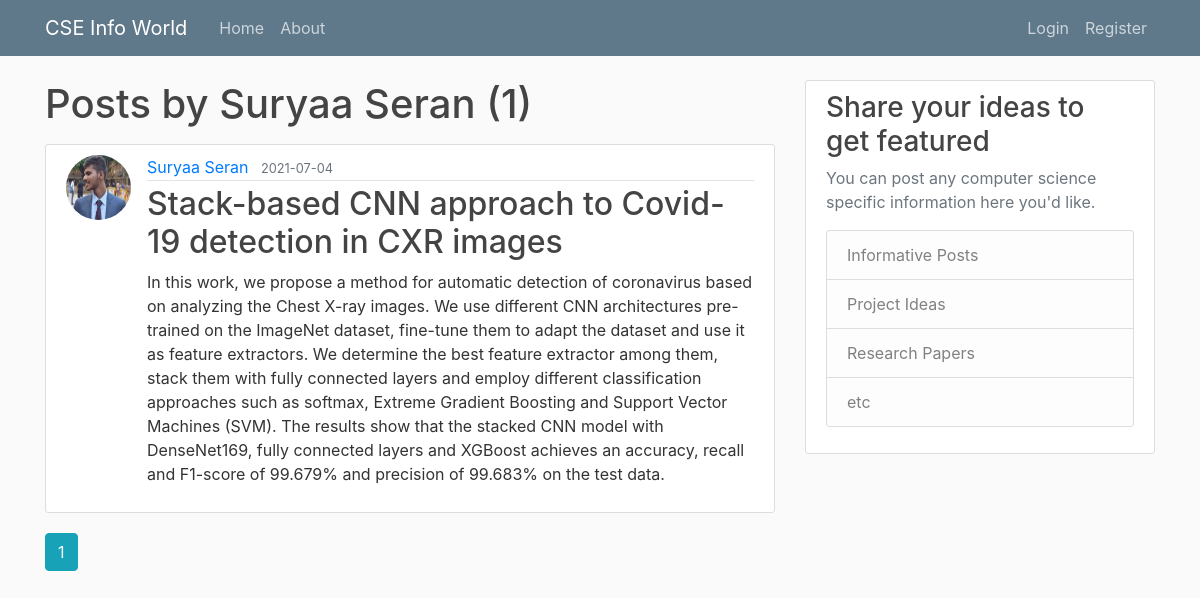
/user/Suryaa Seran, run on the app's committed database.
### flaskblog/models.py (models this page shows, shortened)
class User(db.Model, UserMixin):
    id = db.Column(db.Integer, primary_key=True)
    username = db.Column(db.String(20), unique=True, nullable=False)
    email = db.Column(db.String(120), unique=True, nullable=False)
    image_file = db.Column(db.String(20), nullable=False, default='default.jpg')
    password = db.Column(db.String(60), nullable=False)
    posts = db.relationship('Post', backref='author', lazy=True)

class Post(db.Model):
    id = db.Column(db.Integer, primary_key=True)
    title = db.Column(db.String(100), nullable=False)
    date_posted = db.Column(db.DateTime, nullable=False, default=datetime.utcnow)
    content = db.Column(db.Text, nullable=False)
    user_id = db.Column(db.Integer, db.ForeignKey('user.id'), nullable=False)

### flaskblog/users/routes.py (the view)
@users.route("/user/<string:username>")
def user_posts(username):
    page = request.args.get('page', 1, type=int)
    user = User.query.filter_by(username=username).first_or_404()
    posts = Post.query.filter_by(author=user)\
        .order_by(Post.date_posted.desc())\
        .paginate(page=page, per_page=5)
    return render_template('user_posts.html', posts=posts, user=user)

### flaskblog/templates/user_posts.html
{% extends "layout.html" %}
{% block content %}
    <h1 class="mb-3">Posts by {{ user.username }} ({{ posts.total }})</h1>
    {% for post in posts.items %}
        <article class="media content-section">
          <img class="rounded-circle article-img" src="{{ url_for('static', filename='profile_pics/' + post.author.image_file) }}">
          <div class="media-body">
            <div class="article-metadata">
              <a class="mr-2" href="{{ url_for('users.user_posts', username=post.author.username) }}">{{ post.author.username }}</a>
              <small class="text-muted">{{ post.date_posted.strftime('%Y-%m-%d') }}</small>
            </div>
            <h2><a class="article-title" href="{{ url_for('posts.post', post_id=post.id) }}">{{ post.title }}</a></h2>
            <p class="article-content">{{ post.content }}</p>
          </div>
        </article>
    {% endfor %}
    {% for page_num in posts.iter_pages(left_edge=1, right_edge=1, left_current=1, right_current=2) %}
      {% if page_num %}
        {% if posts.page == page_num %}
          <a class="btn btn-info mb-4" href="{{ url_for('users.user_posts', username=user.username, page=page_num) }}">{{ page_num }}</a>
        {% else %}
          <a class="btn btn-outline-info mb-4" href="{{ url_for('users.user_posts', username=user.username, page=page_num) }}">{{ page_num }}</a>
        {% endif %}
      {% else %}
        ...
      {% endif %}
    {% endfor %}
{% endblock content %}

### flaskblog/static/main.css (style rules this page uses)
body { background: #fafafa; color: #333333; margin-top: 5rem; }
h1, h2, h3, h4, h5, h6 { color: #444444; }
.content-section { background: #ffffff; padding: 10px 20px; border: 1px solid #dddddd; border-radius: 3px; margin-bottom: 20px; }
.article-title { color: #444444; }
.article-content { white-space: pre-line; }
.article-img { height: 65px; width: 65px; margin-right: 16px; }
.article-metadata { padding-bottom: 1px; margin-bottom: 4px; border-bottom: 1px solid #e3e3e3; }

### data on the page
User: username "Suryaa Seran"
Post: image_file (picture), author.username "Suryaa Seran", date_posted "2021-07-04", title "Stack-based CNN approach to Covid-19 detection in CXR images", content "In this work, we propose a method for automatic detection of coronavirus based on analyzing the Chest X-ray images. We use different CNN architectures pre-trained on the ImageNet dataset, fine-tune them to adapt the dataset and use it as feature extractors. We determine the best feature extractor among them, stack them with fully connected layers and employ different classification approaches such as softmax, Extreme Gradient Boosting and Support Vector Machines (SVM). The results show that the stacked CNN model with DenseNet169, fully connected layers and XGBoost achieves an accuracy, recall and F1-score of 99.679% and precision of 99.683% on the test data."

### other printed values
{{ posts.total }} "1"
{{ page_num }} "1"
